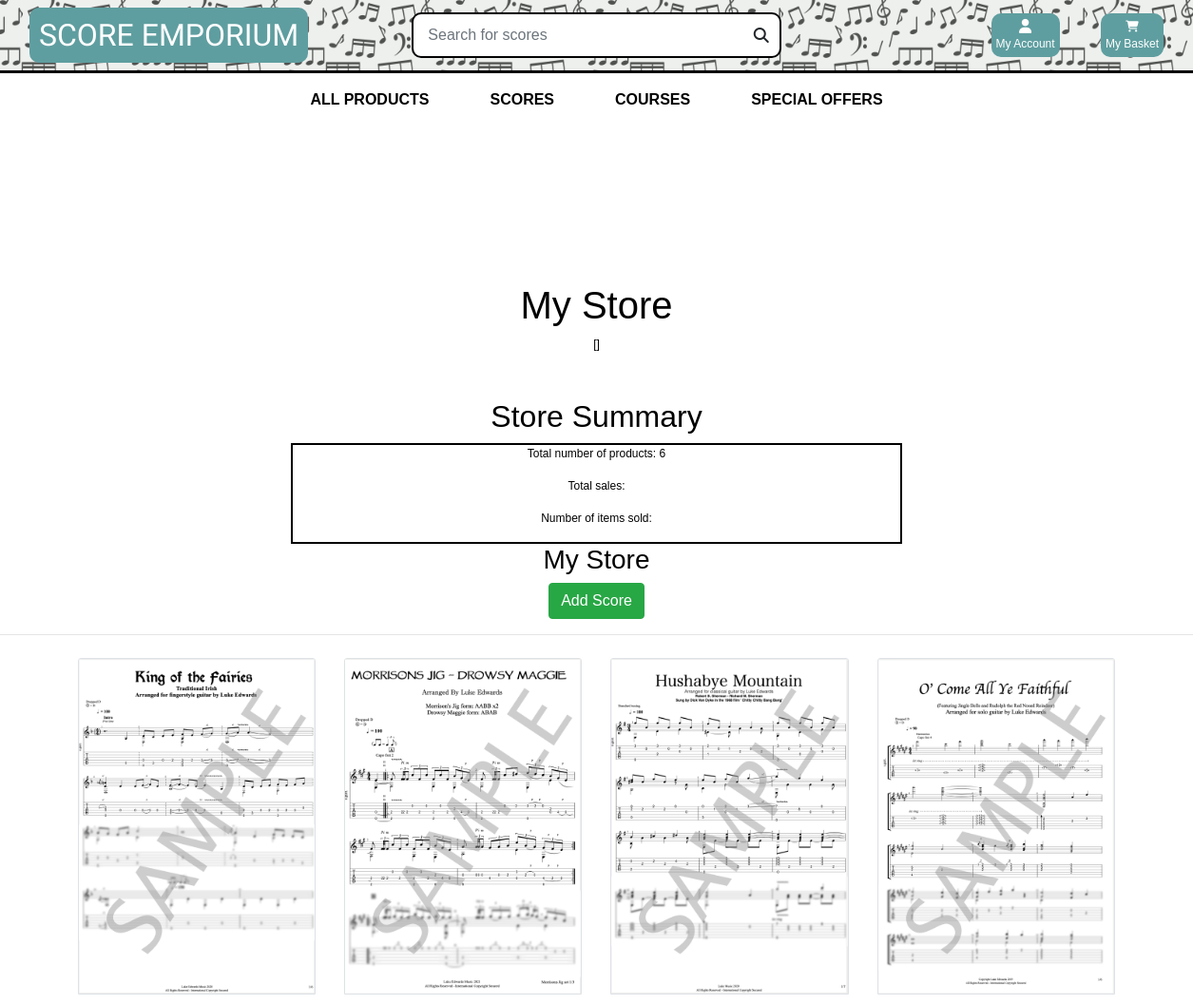
The page /profile/storefront/ (signed in, upper part) on the database as committed earlier.
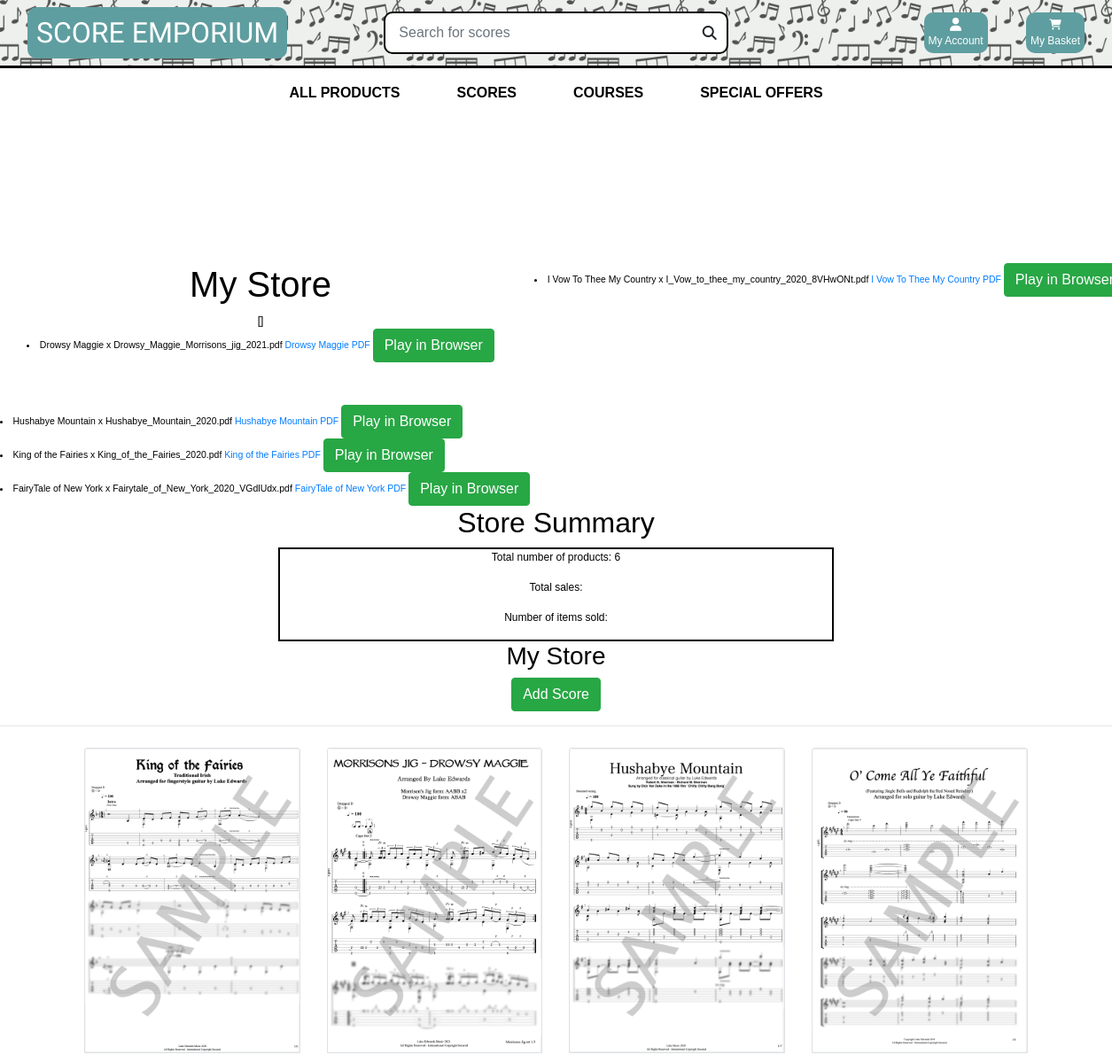
The same page on the database as committed later.
### products/models.py (models this page shows, shortened)
class Product(models.Model):
    genre = models.ForeignKey('Genre', null=True, blank=True, on_delete=models.SET_NULL)
    difficulty = models.ForeignKey('Difficulty', null=True, blank=True, on_delete=models.SET_NULL)
    sku = models.CharField(max_length=254, null=True, blank=True)
    name = models.CharField(max_length=254)
    description = models.TextField()
    price = models.DecimalField(max_digits=6, decimal_places=2)
    rating = models.DecimalField(max_digits=6, decimal_places=2, null=True, blank=True)
    image_url = models.URLField(max_length=1024, null=True, blank=True)
    image = models.ImageField(null=True, blank=True,)
    vendor = models.CharField(max_length=254, null=True)
    PDF = models.FileField(null=True,)
    Guitar_Pro_Unlocked = models.FileField(null=True,)
    Guitar_Pro_Locked = models.FileField(null=True,)
    video = models.URLField(max_length=1024, null=True, blank=True)

### checkout/models.py (models this page shows, shortened)
class OrderLineItem(models.Model):
    order = models.ForeignKey(Order, null=False, blank=False, on_delete=models.CASCADE, related_name='lineitems')
    product = models.ForeignKey(Product, null=False, blank=False, on_delete=models.CASCADE)
    lineitem_total = models.DecimalField(max_digits=6, decimal_places=2, null=False, blank=False, editable=False)

### user_profile/views.py (the view)
# urls.py: path('storefront/', views.user_store, name='storefront'),
def user_store(request):
    profile = get_object_or_404(UserProfile, user=request.user)
    orders = profile.orders.all()
    products = Product.objects.all()
    all_products = products
    username= request.user.username
    queries = Q(vendor__iexact=username)
    products = products.filter(queries)
    product_number = products.count()
    purchased_scores = UserProfile.purchased_scores
    context = {
        'products': products,
        'username': username,
        'product_number': product_number,
        'purchased_scores': purchased_scores,
        'all_products': all_products,
        'profile': profile,
        'orders': orders
    }
    if username == request.user.username:
        return render(request, 'user_profile/my_storefront.html', context)
    else:
        return render(request, 'user_profile/other_storefront.html', context)

### cart/contexts.py (called while the page is built, shortened)
def cart_contents(request):
    cart_items = []
    total = 0
    product_count = 0
    cart = request.session.get('cart', {})
    total = total
    context = {
        'cart_items': cart_items,
        'total': total,
        'product_count': product_count,
    }
    return context

### user_profile/templates/user_profile/my_storefront.html (shortened to what this page needs)
{% extends "base.html" %}
{% load static %}
{% block page_header %}
<div class="container header-container">
</div>
{% endblock %}
{% block content %}
<div class=" text-black">
    <div class="row">
        <div class="col text-center mb-5">
            <h1>My Store</h1>
            {{purchased_scores}}
            {% for order in orders%}
            {% for item in order.lineitems.all %}
                                                <li class="small">
                                                    {{ item.product.name }} x{{ item.quantity }}
                                                    {{item.product.PDF}}
                                                    <a href="/media/{{item.product.PDF}}"> {{ item.product.name }} PDF</a>
                                                    <a href="{% url 'guitar_pro' item.product.id%}" class="btn btn-success">Play in Browser</a>
                                                </li>
                                            {% endfor %}
        </div>
        {%endfor%}
    </div>
    <div class="row text-center">
        <div class="col center">
            <h2>Store Summary</h2>
            <div id="store-summary">
                <p>Total number of products: {{product_number}}</p>
                <p>Total sales: </p>
                <p>Number of items sold: </p>
            </div>
        </div>
        <div class="row d-block">
            <div class="row text-center d-block">
                <div class="col ">
                    <h3>My Store</h3>
                    <a href="{% url 'add_product_store' %}" class="btn btn-success">Add Score</a>
                </div>
                <hr>
            </div>
            <div class=" col-10 offset-1">
              <div class="row">
                {% for product in products %}
                <div class="col-sm-6 col-md-6 col-lg-4 col-xl-3">
                  <div class="card h-100 border-0">
                    {% if product.image %}
                    <a href="{% url 'product_detail' product.id %}">
                        <img class="card-img-top img-fluid border" src="/media/{{product.image}}"
                            alt="{{ product.name }}">
                    </a>
                    {% else %}
                    <a href="{% url 'product_detail' product.id %}">
                        <img class="card-img-top img-fluid" src="/media/No_Image_Available.jpg"
                            alt="{{ product.name }}">
                    </a>
                    {% endif %}
                    <div class="card-body pb-0">
                    </div>
                </div>
                </div>
                {% endfor %}
              </div>
            </div>
          </div>
    </div>
</div>
</div>
{% endblock %}

Rows that differ between the two databases and show on the page:
added OrderLineItem: product.name "Drowsy Maggie", product.PDF "Drowsy_Maggie_Morrisons_jig_2021.pdf"
added OrderLineItem: product.name "I Vow To Thee My Country", product.PDF "I_Vow_to_thee_my_country_2020_8VHwONt.pdf"
added OrderLineItem: product.name "Hushabye Mountain", product.PDF "Hushabye_Mountain_2020.pdf"
added OrderLineItem: product.name "King of the Fairies", product.PDF "King_of_the_Fairies_2020.pdf"
added OrderLineItem: product.name "FairyTale of New York", product.PDF "Fairytale_of_New_York_2020_VGdlUdx.pdf"
